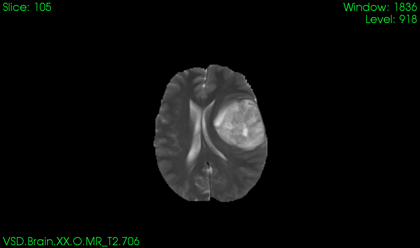
%> input picture Brain Tumor Segmentation/Input&GT/Img1.png, 420 x 248 px, shrunk from 767 x 452 before the run
$ octave Work1.m   (GNU Octave 9; MATLAB toolbox functions it lacks are replaced by stand-ins)
%> lines starting %> are read from the running program, lines starting %| are printed output that depends on the picture
%% |Start here!|

clear
close all
addpath 'C:\Users\Jinhao Ruan\Desktop\ENG\ELEC 408\Assignment 2\Resources handin'
IMaa = imread('Img1.png');
%> IMaa is the input picture: size 248x420x3 uint8; mean R, G, B 10.2, 11.6, 10.5
IMbb = imread('Img2.png');
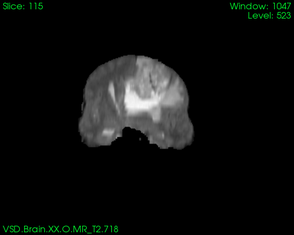
%> input picture Brain Tumor Segmentation/Input&GT/Img2.png, 294 x 235 px, shrunk from 536 x 430 before the run
%> IMbb is the input picture: size 235x294x3 uint8; mean R, G, B 13, 14.6, 13.3
IMcc = imread('Img3.png');
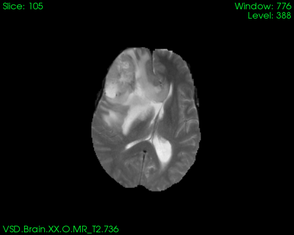
%> input picture Brain Tumor Segmentation/Input&GT/Img3.png, 294 x 235 px, shrunk from 536 x 430 before the run
%> IMcc is the input picture: size 235x294x3 uint8; mean R, G, B 20.5, 22, 20.7
IMdd = imread('Img4.png');
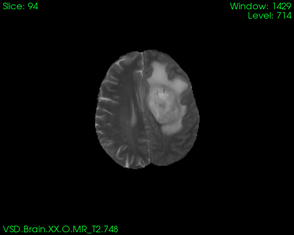
%> input picture Brain Tumor Segmentation/Input&GT/Img4.png, 294 x 235 px, shrunk from 537 x 430 before the run
%> IMdd is the input picture: size 235x294x3 uint8; mean R, G, B 11.2, 12.7, 11.5
IMee = imread('Img5.png');
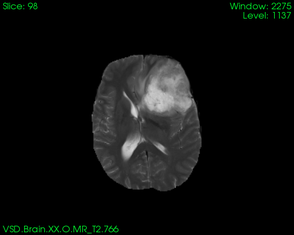
%> input picture Brain Tumor Segmentation/Input&GT/Img5.png, 294 x 235 px, shrunk from 536 x 430 before the run
%> IMee is the input picture: size 235x294x3 uint8; mean R, G, B 13.7, 15.2, 13.9
IMff = imread('Img6.png');
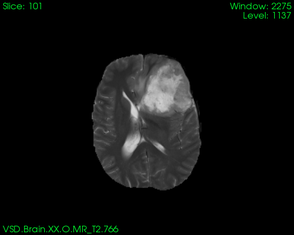
%> input picture Brain Tumor Segmentation/Input&GT/Img6.png, 294 x 235 px, shrunk from 537 x 430 before the run
%> IMff is the input picture: size 235x294x3 uint8; mean R, G, B 13.7, 15.2, 13.9

%% Binary Equalvance

%> (the run ends here)
